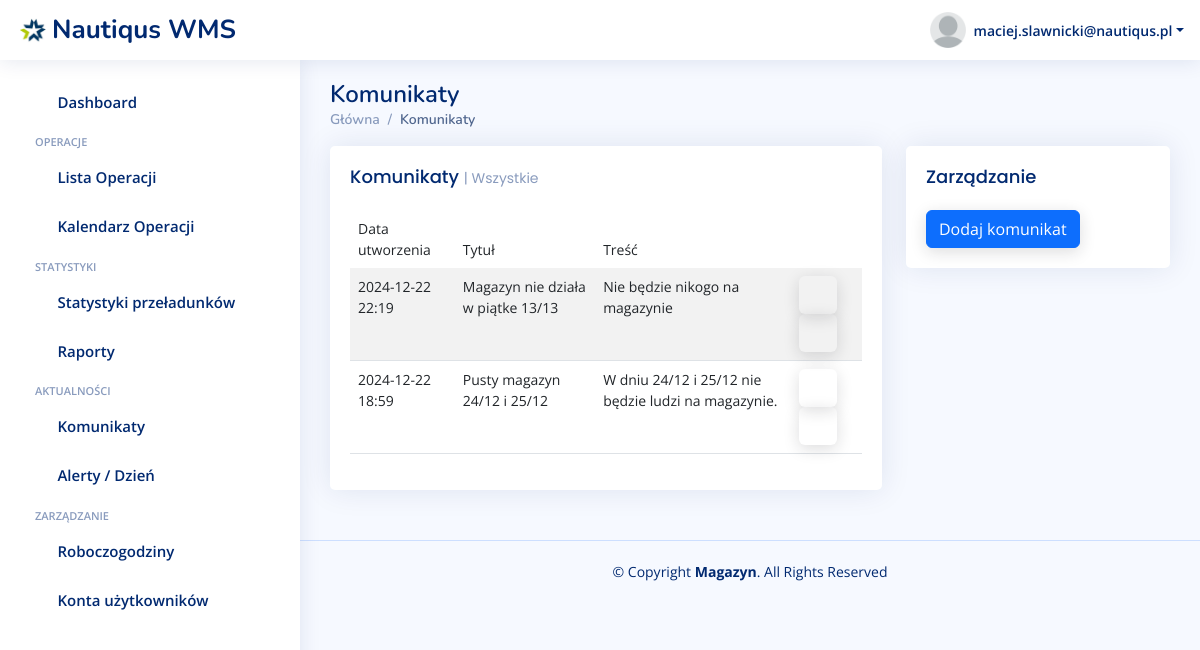
Page /komunikaty (signed in) on the committed database.
### warehouse/models.py (models this page shows)
class CustomUser(AbstractUser):
    ROLE_CHOICES = [
        ('spedytor', 'Spedytor'),
        ('magazynier', 'Magazynier'),
    ]
    role = models.CharField(max_length=20, choices=ROLE_CHOICES, default='spedytor')

class Announcement(models.Model):
    title = models.TextField()
    message = models.TextField()
    created_datetime = models.DateTimeField(auto_now_add=True)
    added_by = models.ForeignKey(CustomUser, on_delete=models.CASCADE)

### warehouse/views.py (the view)
# urls.py: path('komunikaty', views.announcements, name='announcements'),
@login_required
def announcements(request):
    announcements = Announcement.objects.all().order_by('-created_datetime')
    context = {'announcements': announcements,
               }
    return render(request, 'warehouse/announcements.html', context)

### warehouse/templates/warehouse/announcements.html (shortened to what this page needs)
{% extends 'base.html' %}
{% load static %}
{% static "" as staticUrl %}
{% block content %}
<main id="main" class="main">
    <div class="pagetitle">
        <h1>Komunikaty</h1>
        <nav>
            <ol class="breadcrumb">
                <li class="breadcrumb-item"><a href="index-panel.html">Główna</a></li>
                <li class="breadcrumb-item active">Komunikaty</li>
            </ol>
        </nav>
    </div>
    <section class="section dashboard">
        <div class="row">
            <div class="col-lg-8">
                <div class="row">
                    <div class="col-12">
                        <div class="card recent-sales ">
                            <div class="filter">
                                <a class="icon" href="#" data-bs-toggle="dropdown"><i class="bi bi-three-dots"></i></a>
                            </div>
                            <div class="card-body">
                                <h5 class="card-title">Komunikaty <span>| Wszystkie</span></h5>
                                <table class="table table-striped">
                                  <thead>
                                    <tr class="bg-white">
                                      <th scope="col">Data utworzenia</th>
                                      <th scope="col">Tytuł</th>
                                      <th scope="col">Treść</th>
                                        <th scope="col"></th>
                                    </tr>
                                  </thead>
                                  <tbody>
                                  {% for announcement in announcements %}
                                    <tr>
                                      <th scope="row">{{ announcement.created_datetime|date:"Y-m-d" }}  {{ announcement.created_datetime|date:"H:i" }}</th>
                                      <td>{{ announcement.title }}</td>
                                      <td>{{ announcement.message }}</td>
                                        <td>
                                            <a data-bs-toggle="modal" data-bs-target="#exampleModal-{{ announcement.id }}" class="btn "><i class="bi bi-pencil-square"></i></a>
                                            <a href="/komunikaty/usun/{{ announcement.pk }}" class="btn "><i class="bi bi-trash"></i></a>
                                        </td>
                                    </tr>
                                  {% endfor %}
                                  </tbody>
                                </table>
                            </div>
                        </div>
                    </div>
                </div>
            </div>
            <div class="col-lg-4">
                <div class="card">
                    <div class="filter">
                        <a class="icon" href="#" data-bs-toggle="dropdown"><i class="bi bi-three-dots"></i></a>
                    </div>
                    <div class="card-body">
                        <h5 class="card-title">Zarządzanie</h5>
                            <div class="col-6">
                                        <a data-bs-toggle="modal" data-bs-target="#exampleModal-dodaj" class="btn btn-primary">Dodaj komunikat</a>
                                    </div>
                    </div>
                </div>
            </div>
        </div>
    </section>
</main>
{% endblock %}

### warehouse/templates/base.html (shortened to what this page needs)
{% load static %}
<!DOCTYPE html>
<html lang="en">
<head>
    <link rel="stylesheet" href="{% static 'warehouse/assets-panel/vendor/boxicons/css/boxicons.min.css' %}">
    <link rel="stylesheet" href="{% static 'warehouse/assets-panel/vendor/quill/quill.snow.css' %}">
    <link rel="stylesheet" href="{% static 'warehouse/assets-panel/vendor/quill/quill.bubble.css' %}">
    <link rel="stylesheet" href="{% static 'warehouse/assets-panel/vendor/remixicon/remixicon.css' %}">
    <link rel="stylesheet" href="{% static 'warehouse/assets-panel/vendor/simple-datatables/style.css' %}">
    <link rel="stylesheet" href="{% static 'warehouse/time-shedule/assets/css/style.css' %}">
    <link rel="stylesheet" href="{% static 'warehouse/assets-panel/css/style.css' %}">
    <link rel="stylesheet" href="{% static 'warehouse/assets-panel/vendor/bootstrap/css/bootstrap.min.css' %}">
    <link rel="stylesheet" href="{% static 'warehouse/assets-panel/vendor/bootstrap-icons/bootstrap-icons.css' %}">
</head>
<body>
<header id="header" class="header fixed-top d-flex align-items-center">
    <div class="d-flex align-items-center justify-content-between">
        <a href="/" class="logo d-flex align-items-center">
            <img src="{% static 'warehouse/assets/img/nautiqus-logo.jpeg' %}">
            <span class="d-none d-lg-block">Nautiqus WMS</span>
        </a>
        <i class="bi bi-list toggle-sidebar-btn"></i>
    </div>
    <nav class="header-nav ms-auto">
        <ul class="d-flex align-items-center">
            <li class="nav-item dropdown pe-3">
                <a class="nav-link nav-profile d-flex align-items-center pe-0" href="#" data-bs-toggle="dropdown">
                    <img src="{% static 'warehouse/assets/img/blank-head.png' %}">
                    <span class="d-none d-md-block dropdown-toggle ps-2">{{ user.email }}</span>
                </a>
            </li>
        </ul>
    </nav>
</header>
<aside id="sidebar" class="sidebar">
    <ul class="sidebar-nav " id="sidebar-nav">
        <li class="nav-item ">
            <a class="nav-link collapsed" href="/">
                <i class="bi bi-grid"></i>
                <span>Dashboard</span>
            </a>
        </li>
        <li class="nav-heading">OPERACJE</li>
      <li class="nav-item">
        <a class="nav-link collapsed" href="/lista-operacji">
          <i class="bi bi-layout-text-window-reverse"></i>
          <span>Lista Operacji</span>
        </a>
      </li>
        <li class="nav-item">
            <a class="nav-link collapsed" data-bs-target="#operation-calendar-nav" data-bs-toggle="collapse" href="#">
              <i class="bi bi-calendar3"></i><span>Kalendarz Operacji</span><i class="bi bi-chevron-down ms-auto"></i>
            </a>
        </li>
        <li class="nav-heading">Statystyki</li>
      <li class="nav-item">
        <a class="nav-link collapsed" href="/statystyki">
          <i class="bi bi-graph-up-arrow"></i>
          <span>Statystyki przeładunków</span>
        </a>
      </li>
      <li class="nav-item">
        <a class="nav-link collapsed" href="/raporty">
          <i class="bi bi-file-earmark-text"></i>
          <span>Raporty</span>
        </a>
      </li>
    <li class="nav-heading">Aktualności</li>
        <li class="nav-item">
        <a class="nav-link collapsed" href="/komunikaty">
          <i class="bi bi-chat-left-dots"></i>
          <span>Komunikaty</span>
        </a>
      </li>
                <li class="nav-item">
        <a class="nav-link collapsed" href="/alerty">
          <i class="bi bi-exclamation-triangle"></i>
          <span>Alerty / Dzień</span>
        </a>
      </li>
      <li class="nav-heading">Zarządzanie</li>
      <li class="nav-item">
        <a class="nav-link collapsed" href="/roboczogodziny">
          <i class="bi bi-clock"></i>
          <span>Roboczogodziny</span>
        </a>
      </li>
      <li class="nav-item">
        <a class="nav-link collapsed" href="/uzytkownicy">
          <i class="bi bi-person"></i>
          <span>Konta użytkowników</span>
        </a>
      </li>
    </ul>
</aside>
{% block content %}
{% endblock %}
<footer id="footer" class="footer">
    <div class="copyright">
        &copy; Copyright <strong><span>Magazyn</span></strong>. All Rights Reserved
    </div>
    <div class="credits">
    </div>
</footer>
</body>
</html>

### warehouse/static/warehouse/assets-panel/css/style.css (style rules this page uses)
:root { scroll-behavior: smooth; }
body { font-family: "Open Sans", sans-serif; background: #f6f9ff; color: #444444; }
a { color: #4154f1; text-decoration: none; }
h1, h2, h3, h4, h5, h6 { font-family: "Nunito", sans-serif; }
#main { margin-top: 60px; padding: 20px 30px; transition: all 0.3s; }
.pagetitle { margin-bottom: 10px; }
.pagetitle h1 { font-size: 24px; margin-bottom: 0; font-weight: 600; color: #012970; }
.card { margin-bottom: 30px; border: none; border-radius: 5px; box-shadow: 0px 0 30px rgba(1, 41, 112, 0.1); }
.card-title { padding: 20px 0 15px 0; font-size: 18px; font-weight: 500; color: #012970; font-family: "Poppins", sans-serif; }
.card-title span { color: #899bbd; font-size: 14px; font-weight: 400; }
.card-body { padding: 0 20px 20px 20px; }
.breadcrumb { font-size: 14px; font-family: "Nunito", sans-serif; color: #899bbd; font-weight: 600; }
.breadcrumb a { color: #899bbd; transition: 0.3s; }
.breadcrumb .breadcrumb-item::before { color: #899bbd; }
.breadcrumb .active { color: #51678f; font-weight: 600; }
.logo { line-height: 1; }
@media (min-width: 1200px) { .logo { width: 280px; } }
.logo img { max-height: 26px; margin-right: 6px; }
.logo span { font-size: 26px; font-weight: 700; color: #012970; font-family: "Nunito", sans-serif; }
.header { transition: all 0.5s; z-index: 997; height: 60px; box-shadow: 0px 2px 20px rgba(1, 41, 112, 0.1); background-color: #fff; padding-left: 20px; }
.header .toggle-sidebar-btn { font-size: 32px; padding-left: 10px; cursor: pointer; color: #012970; }
.header-nav ul { list-style: none; }
.header-nav>ul { margin: 0; padding: 0; }
.header-nav .nav-profile { color: #012970; }
.header-nav .nav-profile img { max-height: 36px; }
.header-nav .nav-profile span { font-size: 14px; font-weight: 600; }
.sidebar { position: fixed; top: 60px; left: 0; bottom: 0; width: 300px; z-index: 996; transition: all 0.3s; padding: 20px; overflow-y: auto; scrollbar-width: thin; scrollbar-color: #aab7cf transparent; box-shadow: 0px 0px 20px rgba(1, 41, 112, 0.1); background-color: #fff; }
@media (min-width: 1200px) { #main, #footer { margin-left: 300px; } }
.sidebar-nav { padding: 0; margin: 0; list-style: none; }
.sidebar-nav li { padding: 0; margin: 0; list-style: none; }
.sidebar-nav .nav-item { margin-bottom: 5px; }
.sidebar-nav .nav-heading { font-size: 11px; text-transform: uppercase; color: #899bbd; font-weight: 600; margin: 10px 0 5px 15px; }
.sidebar-nav .nav-link { display: flex; align-items: center; font-size: 15px; font-weight: 600; color: #4154f1; transition: 0.3; background: #f6f9ff; padding: 10px 15px; border-radius: 4px; }
.sidebar-nav .nav-link i { font-size: 16px; margin-right: 10px; color: #4154f1; }
.sidebar-nav .nav-link.collapsed { color: #012970; background: #fff; }
.sidebar-nav .nav-link.collapsed i { color: #899bbd; }
.sidebar-nav .nav-link .bi-chevron-down { margin-right: 0; transition: transform 0.2s ease-in-out; }
.dashboard .filter { position: absolute; right: 0px; top: 15px; }
.dashboard .filter .icon { color: #aab7cf; padding-right: 20px; padding-bottom: 5px; transition: 0.3s; font-size: 16px; }
.dashboard .recent-sales { font-size: 14px; }
.dashboard .recent-sales .table thead { background: #f6f6fe; }
.dashboard .recent-sales .table thead th { border: 0; }
.footer { padding: 20px 0; font-size: 14px; transition: all 0.3s; border-top: 1px solid #cddfff; }
.footer .copyright { text-align: center; color: #012970; }
.footer .credits { padding-top: 5px; text-align: center; font-size: 13px; color: #012970; }

### rows in the picture
CustomUser: email "maciej.slawnicki@nautiqus.pl"
Announcement: created_datetime "2024-12-22", created_datetime "22:19", title "Magazyn nie działa w piątke 13/13", message "Nie będzie nikogo na magazynie"
Announcement: created_datetime "2024-12-22", created_datetime "18:59", title "Pusty magazyn 24/12 i 25/12", message "W dniu 24/12 i 25/12 nie będzie ludzi na magazynie."
